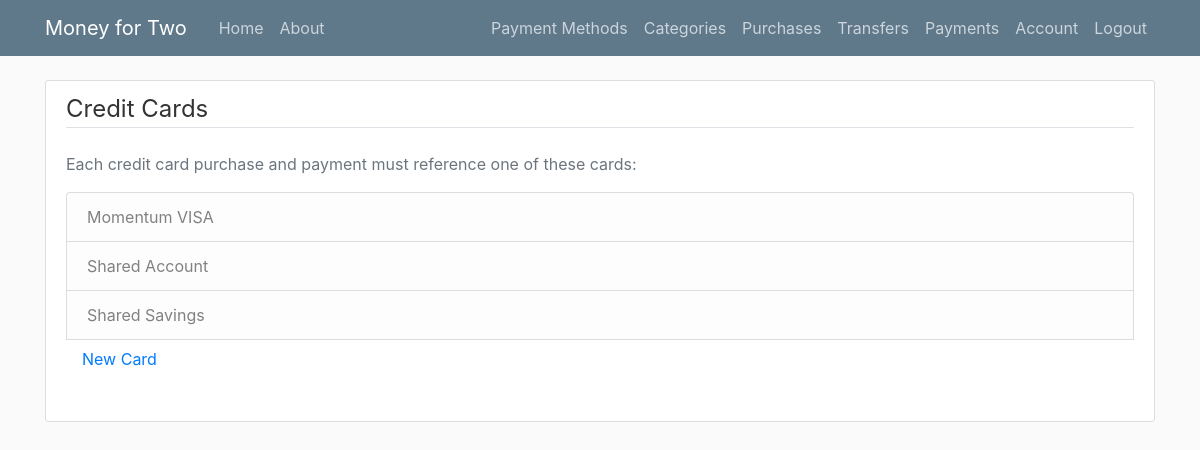
The page /cards/ (signed in) on the database its author committed.
### app/models.py (models this page shows, shortened)
class Card(db.Model):
    id = db.Column(db.Integer, autoincrement=True,primary_key=True)
    card = db.Column(db.String(20),nullable=False,unique=True)
    user_id = db.Column(db.Integer, db.ForeignKey('user.id'), nullable=False)
    payments = db.relationship('Payment',backref='card_paid',lazy=True)
    purchases = db.relationship('Purchase',backref='card_used',lazy=True)

### app/routes.py (the view)
@app.route('/cards/')
def cards():
    card_list = []
    user_cards = Card.query.filter_by(user_id=current_user.id).all()
    for user_card in user_cards:
        card_list.append(user_card.card)
    return render_template('cards.html',title="Cards",card_list=card_list)

### app/models.py (called while the page is built)
@login_manager.user_loader
def load_user(user_id):
    return User.query.get(int(user_id))

### app/templates/cards.html
{% extends "layout.html" %}
{% block content %}
<div class="content-section">
    <form method="POST" action="">
        <fieldset class="form-group">
            <legend class="border-bottom mb-4">Credit Cards</legend>
            <p class='text-muted'>Each credit card purchase and payment must reference one of these cards:
                <ul class="list-group">
                    {% for card in card_list %}
                    <li class="list-group-item list-group-item-light">{{card}}</li>
                    {% endfor %}
                    <a class="nav-item nav-link" href="{{ url_for('new_card') }}">New Card</a>
                </ul>
              </p>
        </fieldset>
    </form>
</div>
{% endblock content %}

### app/static/main.css (style rules this page uses)
body { background: #fafafa; color: #333333; margin-top: 5rem; }
.content-section { background: #ffffff; padding: 10px 20px; border: 1px solid #dddddd; border-radius: 3px; margin-bottom: 20px; }

### rows shown on the page
Card: card "Momentum VISA"
Card: card "Shared Account"
Card: card "Shared Savings"
